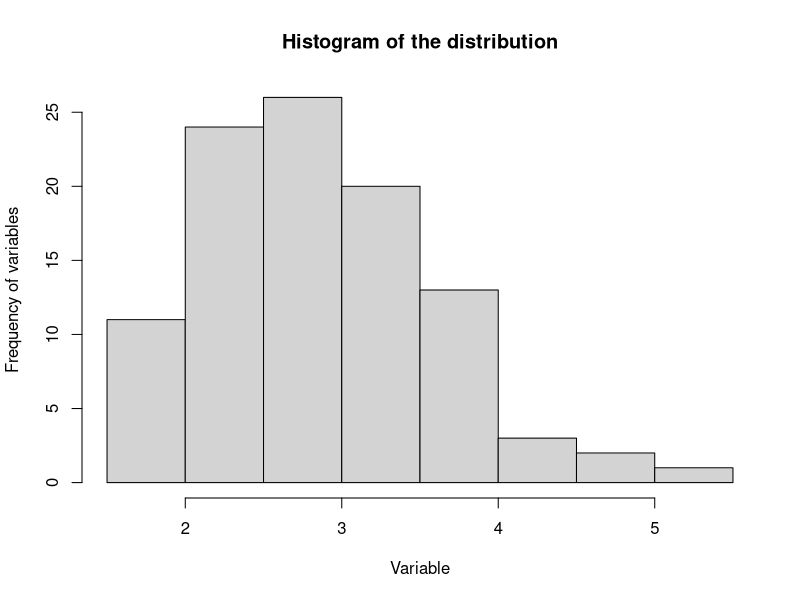
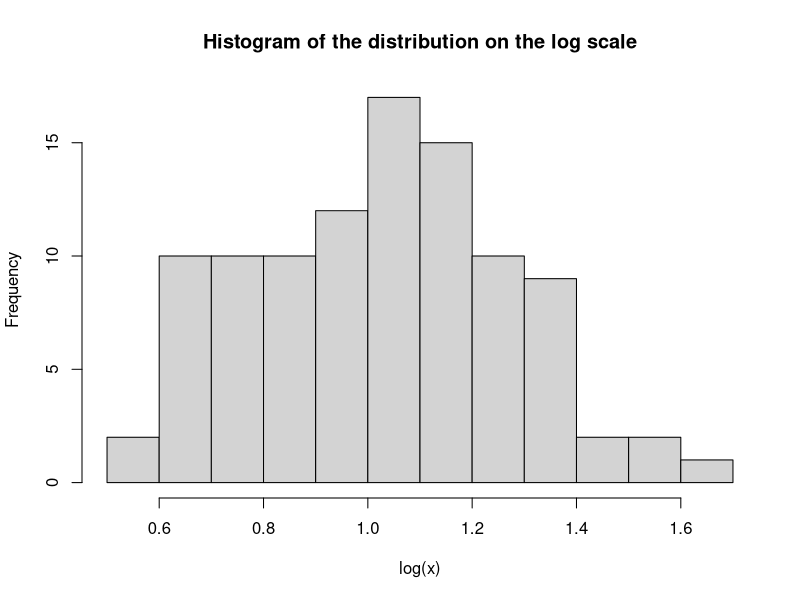

R code for these plots, in order:
## ---- chunk 1
knitr::opts_chunk$set(echo = TRUE)
## ---- chunk 2
x <- rlnorm(100,1,0.25)
## ---- chunk 3
hist(x,main = "Histogram of the distribution", xlab = "Variable", ylab = "Frequency of variables")
## ---- chunk 4
hist(log(x),main = "Histogram of the distribution on the log scale")
## ---- chunk 5
mean(x)
var(x)
